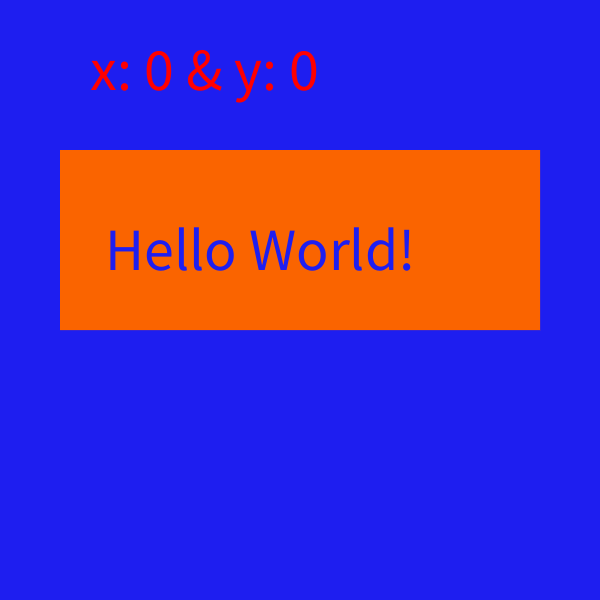
Frame 1 (no input)
Frame 60 (the mouse pressed at the canvas centre just before this capture): identical to frame 1, image omitted
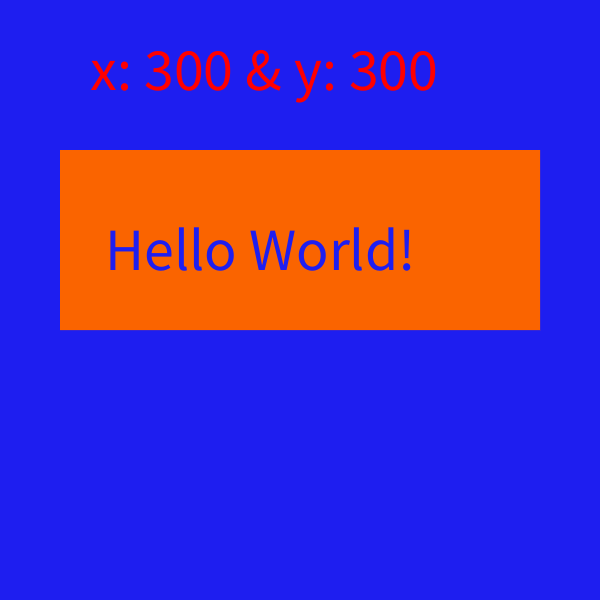
Frame 120 (the mouse held since frame 60 and released just before this capture)

The Processing sketch that drew these frames (run headless with seeded random() and noise(); from frame 60 on, the mouse is pressed at the canvas centre):

// Processing sketch: processing_128989
// ── processing_128989.pde

void setup(){
  size(600,600);
  frameRate(10);
}
 
void draw(){
  scale(3);
  background(30,30,240);
   
  stroke(250,100,0);
  strokeWeight(0);
 
  fill(250,100,0);
  rect(20,50,160,60); 
   
  fill(30,30,240);
  textSize(20);
  text("Hello World!",35,90);
  mausZeichnen(); //Erlaubt, weil "berechne()" bekannt ist!
}
 
void mausZeichnen(){
    int x=mouseX;
    int y=mouseY;
    fill(255,0,0);
    text("x: "+x+" & "+"y: "+y,30,30); //Anzeigen von der X und Y Koordinaten
}
